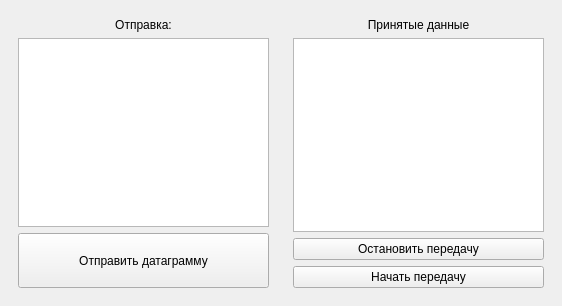
<?xml version="1.0" encoding="UTF-8"?>
<ui version="4.0">
 <class>MainWindow</class>
 <widget class="QMainWindow" name="MainWindow">
  <property name="geometry">
   <rect>
    <x>0</x>
    <y>0</y>
    <width>562</width>
    <height>306</height>
   </rect>
  </property>
  <property name="windowTitle">
   <string>MainWindow</string>
  </property>
  <widget class="QWidget" name="centralwidget">
   <layout class="QGridLayout" name="gridLayout_3">
    <item row="0" column="1">
     <widget class="QWidget" name="wdg_rcv" native="true">
      <layout class="QGridLayout" name="gridLayout">
       <item row="2" column="0">
        <widget class="QPushButton" name="pb_stop">
         <property name="text">
          <string>Остановить передачу</string>
         </property>
        </widget>
       </item>
       <item row="0" column="0">
        <widget class="QLabel" name="lb_receiveData">
         <property name="text">
          <string>Принятые данные</string>
         </property>
         <property name="alignment">
          <set>Qt::AlignCenter</set>
         </property>
        </widget>
       </item>
       <item row="3" column="0">
        <widget class="QPushButton" name="pb_start">
         <property name="text">
          <string>Начать передачу</string>
         </property>
        </widget>
       </item>
       <item row="1" column="0">
        <widget class="QTextEdit" name="te_result">
         <property name="readOnly">
          <bool>true</bool>
         </property>
        </widget>
       </item>
      </layout>
     </widget>
    </item>
    <item row="0" column="0">
     <widget class="QWidget" name="wdg_send" native="true">
      <layout class="QGridLayout" name="gridLayout_2">
       <item row="2" column="0">
        <widget class="QPushButton" name="pb_sendData">
         <property name="sizePolicy">
          <sizepolicy hsizetype="Minimum" vsizetype="Minimum">
           <horstretch>0</horstretch>
           <verstretch>0</verstretch>
          </sizepolicy>
         </property>
         <property name="minimumSize">
          <size>
           <width>0</width>
           <height>55</height>
          </size>
         </property>
         <property name="text">
          <string>Отправить датаграмму</string>
         </property>
        </widget>
       </item>
       <item row="1" column="0">
        <widget class="QTextEdit" name="te_inputData"/>
       </item>
       <item row="0" column="0">
        <widget class="QLabel" name="lb_sendData">
         <property name="text">
          <string>Отправка:</string>
         </property>
         <property name="alignment">
          <set>Qt::AlignCenter</set>
         </property>
        </widget>
       </item>
      </layout>
     </widget>
    </item>
   </layout>
  </widget>
 </widget>
 <resources/>
 <connections/>
</ui>
